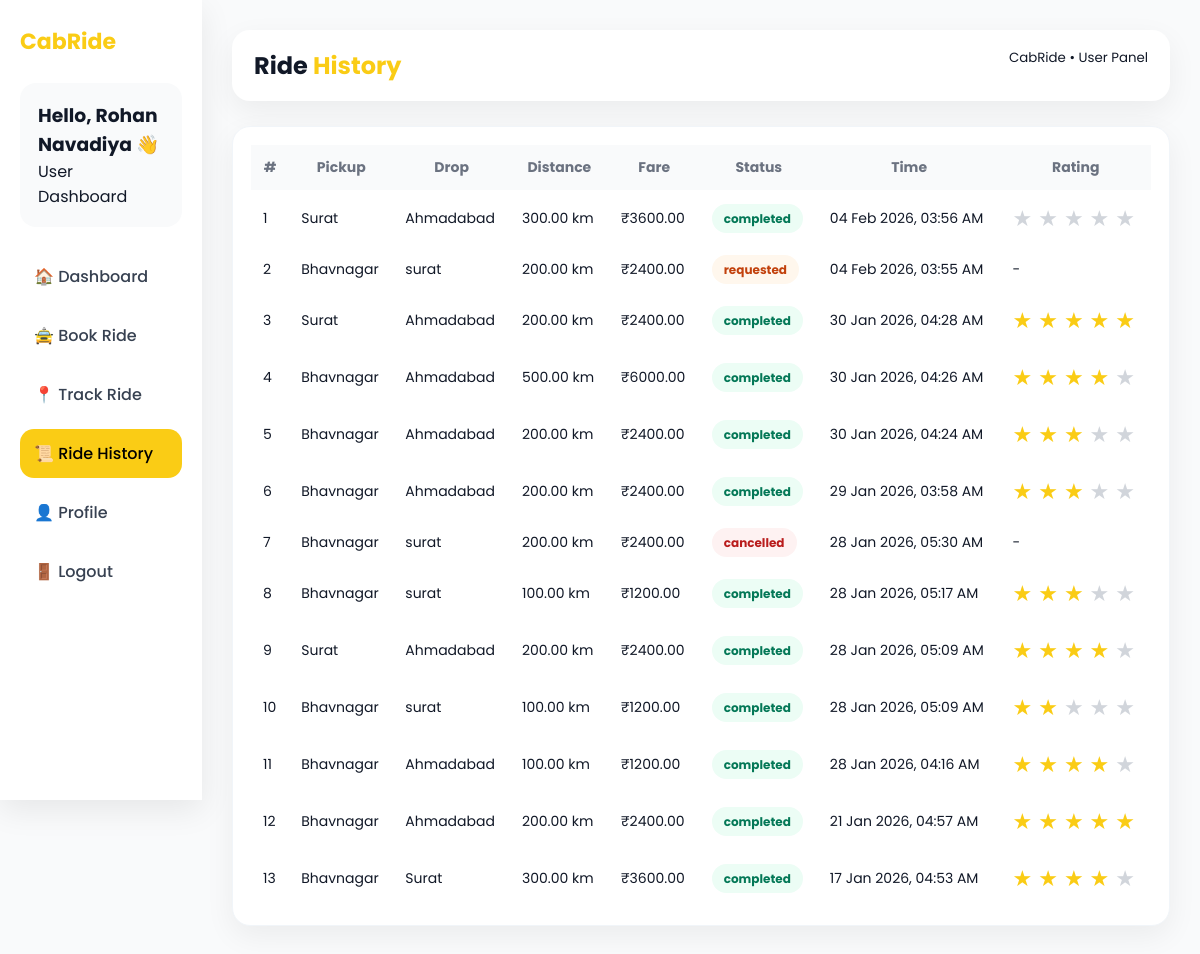
Page /User/ride_history.php (signed in) on the committed database.
### tables this page shows
CREATE TABLE `bookings` (
  `id` int(11) NOT NULL,
  `user_id` int(11) NOT NULL,
  `driver_id` int(11) DEFAULT NULL,
  `pickup_location` varchar(255) NOT NULL,
  `drop_location` varchar(255) NOT NULL,
  `distance_km` decimal(6,2) NOT NULL,
  `fare` decimal(10,2) NOT NULL,
  `status` enum('requested','accepted','ongoing','completed','cancelled') DEFAULT 'requested',
  `booking_time` timestamp NOT NULL DEFAULT current_timestamp(),
  `cancel_reason` varchar(200) DEFAULT NULL
);

### User/ride_history.php (the view, shortened to what this page needs)
<?php
include("../config/db.php");
if (!isset($_SESSION['user_id'])) { ?>
<?php }
$user_id   = $_SESSION['user_id'];
$user_name = $_SESSION['user_name'];
$sql = "
SELECT
    b.id AS booking_id,
    b.pickup_location,
    b.drop_location,
    b.distance_km,
    b.fare,
    b.status,
    b.booking_time,
    b.driver_id,
    IFNULL(r.rating, 0) AS saved_rating
FROM bookings b
LEFT JOIN ratings r ON r.booking_id = b.id
WHERE b.user_id = $user_id
ORDER BY b.booking_time DESC
";
$result = mysqli_query($link, $sql);
?>
<!DOCTYPE html>
<html lang="en">
<head>
</head>
<body>
    <div class="wrapper">
        <div class="sidebar">
            <div class="brand">CabRide</div>
            <div class="profile-box">
                <h3>Hello, <?= $user_name; ?> 👋</h3>
                <p>User Dashboard</p>
            </div>
            <div class="menu">
                <a href="dashboard.php">🏠 Dashboard</a>
                <a href="book_ride.php">🚖 Book Ride</a>
                <a href="track_ride.php">📍 Track Ride</a>
                <a class="active" href="ride_history.php">📜 Ride History</a>
                <a href="profile.php">👤 Profile</a>
                <a href="logout.php">🚪 Logout</a>
            </div>
        </div>
        <div class="main">
            <div class="topbar">
                <h2>Ride <span style="color:#facc15;">History</span></h2>
                <small>CabRide • User Panel</small>
            </div>
            <div class="card">
                <table>
                    <thead>
                        <tr>
                            <th>#</th>
                            <th>Pickup</th>
                            <th>Drop</th>
                            <th>Distance</th>
                            <th>Fare</th>
                            <th>Status</th>
                            <th>Time</th>
                            <th>Rating</th>
                        </tr>
                    </thead>
                    <tbody>
                        <?php
                        if (mysqli_num_rows($result) > 0) {
                            $i = 1;
                            while ($row = mysqli_fetch_assoc($result)) {
                                extract($row);
                        ?>
                                <tr>
                                    <td><?= $i++; ?></td>
                                    <td><?= $pickup_location; ?></td>
                                    <td><?= $drop_location; ?></td>
                                    <td><?= $distance_km; ?> km</td>
                                    <td>₹<?= $fare; ?></td>
                                    <td><span class="badge <?= $status; ?>"><?= $status; ?></span></td>
                                    <td><?= date("d M Y, h:i A", strtotime($booking_time)); ?></td>
                                    <td>
                                        <?php if ($row['status'] == "completed") { ?>
                                            <div class="star-rating"
                                                data-booking="<?= $booking_id; ?>"
                                                data-driver="<?= $driver_id; ?>"
                                                data-rated="<?= $saved_rating; ?>">
                                                <?php for ($s = 1; $s <= 5; $s++) { ?>
                                                    <span data-value="<?= $s; ?>">★</span>
                                                <?php } ?>
                                            </div>
                                        <?php } else {
                                            echo "-";
                                        } ?>
                                    </td>
                                </tr>
                        <?php
                            }
                        } else {
                            echo "<tr><td colspan='8' style='text-align:center;'>No rides found</td></tr>";
                        }
                        ?>
                    </tbody>
                </table>
            </div>
        </div>
    </div>
</body>
</html>

### User/ride_history.php (style rules this page uses)
* { margin: 0; padding: 0; box-sizing: border-box; font-family: 'Poppins', sans-serif; }
body { background: #f9fafb; color: #111827; }
.wrapper { display: flex; min-height: 100vh; }
.sidebar { width: 260px; background: #fff; box-shadow: 0 10px 30px rgba(0, 0, 0, 0.08); padding: 25px 20px; position: sticky; top: 0; height: 100vh; }
.brand { font-size: 22px; font-weight: 700; color: #facc15; margin-bottom: 25px; }
.profile-box { background: #f9fafb; border-radius: 16px; padding: 18px; margin-bottom: 25px; }
.menu a { display: flex; gap: 12px; padding: 12px 14px; border-radius: 14px; text-decoration: none; color: #374151; font-weight: 500; margin-bottom: 10px; }
.menu a:hover, .menu a.active { background: #facc15; color: #000; }
.main { flex: 1; padding: 30px; }
.topbar { background: #fff; padding: 18px 22px; border-radius: 18px; box-shadow: 0 10px 30px rgba(0, 0, 0, 0.06); display: flex; justify-content: space-between; margin-bottom: 25px; }
.card { background: #fff; padding: 18px; border-radius: 18px; box-shadow: 0 10px 30px rgba(0, 0, 0, 0.06); border: 1px solid #f1f5f9; overflow: auto; }
table { width: 100%; border-collapse: collapse; min-width: 900px; }
th, td { padding: 12px; font-size: 14px; }
th { background: #f9fafb; color: #6b7280; }
.badge { padding: 6px 12px; border-radius: 20px; font-size: 12px; font-weight: 700; }
.completed { background: #ecfdf5; color: #047857; }
.requested { background: #fff7ed; color: #c2410c; }
.cancelled { background: #fef2f2; color: #b91c1c; }
.star-rating { display: inline-flex; gap: 6px; font-size: 22px; cursor: pointer; }
.star-rating span { color: #d1d5db; transition: .2s; }
.star-rating span.filled { color: #facc15; }

### rows in the picture
bookings: pickup_location "Surat", drop_location "Ahmadabad", distance_km "300.00", fare "3600.00", status "completed", booking_time "04 Feb 2026, 03:56 AM"
bookings: pickup_location "Bhavnagar", drop_location "surat", distance_km "200.00", fare "2400.00", status "requested", booking_time "04 Feb 2026, 03:55 AM"
bookings: pickup_location "Surat", drop_location "Ahmadabad", distance_km "200.00", fare "2400.00", status "completed", booking_time "30 Jan 2026, 04:28 AM"
bookings: pickup_location "Bhavnagar", drop_location "Ahmadabad", distance_km "500.00", fare "6000.00", status "completed", booking_time "30 Jan 2026, 04:26 AM"
bookings: pickup_location "Bhavnagar", drop_location "Ahmadabad", distance_km "200.00", fare "2400.00", status "completed", booking_time "30 Jan 2026, 04:24 AM"
bookings: pickup_location "Bhavnagar", drop_location "Ahmadabad", distance_km "200.00", fare "2400.00", status "completed", booking_time "29 Jan 2026, 03:58 AM"
bookings: pickup_location "Bhavnagar", drop_location "surat", distance_km "200.00", fare "2400.00", status "cancelled", booking_time "28 Jan 2026, 05:30 AM"
bookings: pickup_location "Bhavnagar", drop_location "surat", distance_km "100.00", fare "1200.00", status "completed", booking_time "28 Jan 2026, 05:17 AM"
bookings: pickup_location "Surat", drop_location "Ahmadabad", distance_km "200.00", fare "2400.00", status "completed", booking_time "28 Jan 2026, 05:09 AM"
bookings: pickup_location "Bhavnagar", drop_location "surat", distance_km "100.00", fare "1200.00", status "completed", booking_time "28 Jan 2026, 05:09 AM"
bookings: pickup_location "Bhavnagar", drop_location "Ahmadabad", distance_km "100.00", fare "1200.00", status "completed", booking_time "28 Jan 2026, 04:16 AM"
bookings: pickup_location "Bhavnagar", drop_location "Ahmadabad", distance_km "200.00", fare "2400.00", status "completed", booking_time "21 Jan 2026, 04:57 AM"
bookings: pickup_location "Bhavnagar", drop_location "Surat", distance_km "300.00", fare "3600.00", status "completed", booking_time "17 Jan 2026, 04:53 AM"

### other values in the picture
$user_name "Rohan Navadiya"
